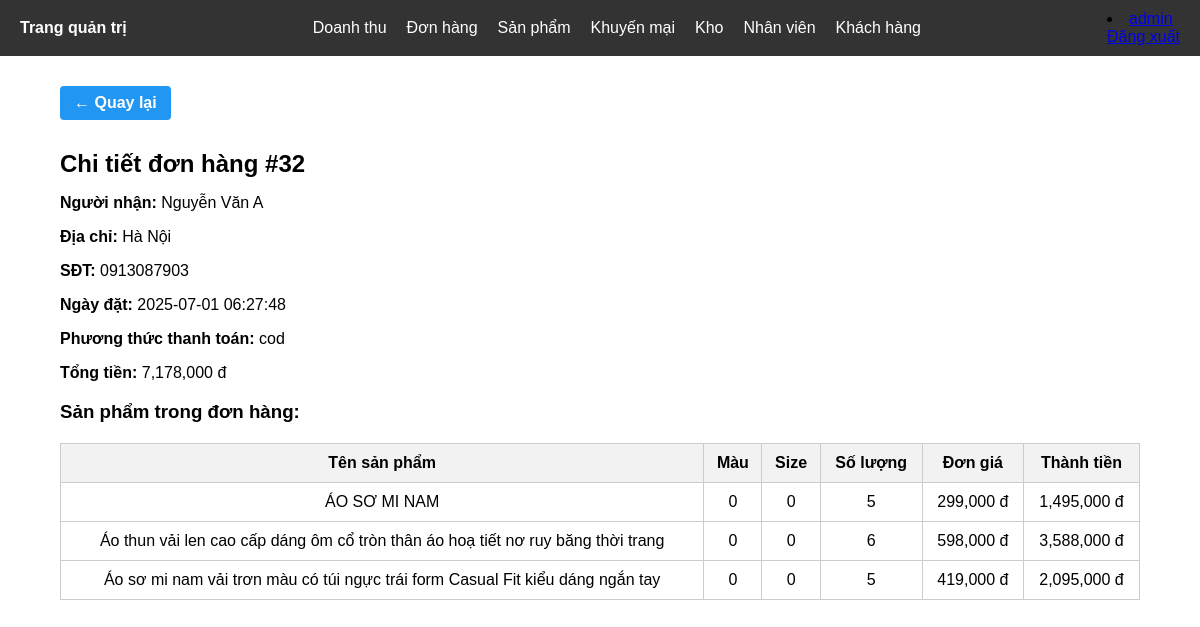
/admin/index/chitietdonhang.php?madon=32 (signed in), run on the app's committed database.
### tables this page shows
CREATE TABLE `donhang` (
  `MaDonHang` int(11) NOT NULL,
  `MaKH` int(11) DEFAULT NULL,
  `TenNguoiNhan` varchar(100) DEFAULT NULL,
  `SDT` varchar(20) DEFAULT NULL,
  `DiaChi` text DEFAULT NULL,
  `NgayDat` datetime DEFAULT NULL,
  `TongTien` double DEFAULT NULL,
  `TrangThai` varchar(50) DEFAULT NULL,
  `PhuongThucThanhToan` varchar(50) DEFAULT NULL
);

CREATE TABLE `chitietdonhang` (
  `MaCT` int(11) NOT NULL,
  `MaDonHang` int(11) DEFAULT NULL,
  `MaSP` int(11) DEFAULT NULL,
  `MaMau` varchar(50) NOT NULL,
  `MaSize` varchar(50) NOT NULL,
  `SoLuong` int(11) DEFAULT NULL,
  `DonGia` double DEFAULT NULL
);

CREATE TABLE `sanphamnam` (
  `MaSP` int(11) NOT NULL,
  `TenSanPham` varchar(200) NOT NULL,
  `Gia` decimal(18,2) NOT NULL,
  `MaChiTiet` int(11) NOT NULL,
  `MoTa` text DEFAULT NULL,
  `GioiTinh` varchar(10) NOT NULL
);

### admin/index/chitietdonhang.php (the view, shortened to what this page needs)
<?php
include("../../model/database.php");
$madon = intval($_GET['madon']);
$sql_donhang = "SELECT * FROM donhang WHERE MaDonHang = ?";
$stmt_donhang = $conn->prepare($sql_donhang);
$stmt_donhang->bind_param("i", $madon);
$stmt_donhang->execute();
$result_donhang = $stmt_donhang->get_result();
$donhang = $result_donhang->fetch_assoc();
$sql_ct = "
    SELECT ct.*, sp.TenSanPham
    FROM chitietdonhang ct
    JOIN sanphamnam sp ON ct.MaSP = sp.MaSP
    WHERE ct.MaDonHang = ?
";
$stmt_ct = $conn->prepare($sql_ct);
$stmt_ct->bind_param("i", $madon);
$stmt_ct->execute();
$result_ct = $stmt_ct->get_result();
include("../include/header.php");
?>
<!DOCTYPE html>
<html lang="vi">
<head>
</head>
<body>
<div class="container">
    <a href="index.php" class="btn-back">← Quay lại</a>
    <h2>Chi tiết đơn hàng #<?= $madon ?></h2>
    <p><strong>Người nhận:</strong> <?= htmlspecialchars($donhang['TenNguoiNhan']) ?></p>
    <p><strong>Địa chỉ:</strong> <?= htmlspecialchars($donhang['DiaChi']) ?></p>
    <p><strong>SĐT:</strong> <?= htmlspecialchars($donhang['SDT']) ?></p>
    <p><strong>Ngày đặt:</strong> <?= $donhang['NgayDat'] ?></p>
    <p><strong>Phương thức thanh toán:</strong> <?= $donhang['PhuongThucThanhToan'] ?></p>
    <p><strong>Tổng tiền:</strong> <?= number_format($donhang['TongTien']) ?> đ</p>
    <h3>Sản phẩm trong đơn hàng:</h3>
    <table>
        <thead>
            <tr>
                <th>Tên sản phẩm</th>
                <th>Màu</th>
                <th>Size</th>
                <th>Số lượng</th>
                <th>Đơn giá</th>
                <th>Thành tiền</th>
            </tr>
        </thead>
        <tbody>
            <?php while ($row = $result_ct->fetch_assoc()): ?>
            <tr>
                <td><?= htmlspecialchars($row['TenSanPham']) ?></td>
                <td><?= htmlspecialchars($row['MaMau']) ?></td>
                <td><?= htmlspecialchars($row['MaSize']) ?></td>
                <td><?= $row['SoLuong'] ?></td>
                <td><?= number_format($row['DonGia']) ?> đ</td>
                <td><?= number_format($row['SoLuong'] * $row['DonGia']) ?> đ</td>
            </tr>
            <?php endwhile; ?>
        </tbody>
    </table>
</div>
</body>
</html>

### admin/include/header.php (style rules this page uses)
body { margin: 0; font-family: Arial, sans-serif; }

### admin/index/chitietdonhang.php (style rules this page uses)
body { margin: 0; font-family: Arial, sans-serif; }
.container { width: 90%; margin: 20px auto; }
table { width: 100%; border-collapse: collapse; margin-top: 20px; }
th, td { border: 1px solid #ccc; padding: 10px; text-align: center; }
th { background-color: #f2f2f2; }
h2, p { margin-bottom: 5px; }
.btn-back { display: inline-block; margin: 10px 0; padding: 8px 14px; background-color: #2196F3; color: white; text-decoration: none; border-radius: 4px; font-weight: bold; }

### data on the page
donhang: TenNguoiNhan "Nguyễn Văn A", DiaChi "Hà Nội", SDT "0913087903", NgayDat "2025-07-01 06:27:48", PhuongThucThanhToan "cod", TongTien "7,178,000"
chitietdonhang: sanphamnam.TenSanPham "ÁO SƠ MI NAM", MaMau "0", MaSize "0", SoLuong "5", DonGia "299,000", $row['SoLuong'] * $row['DonGia'] "1,495,000"
chitietdonhang: sanphamnam.TenSanPham "Áo thun vải len cao cấp dáng ôm cổ tròn thân áo hoạ tiết nơ ruy băng thời trang", MaMau "0", MaSize "0", SoLuong "6", DonGia "598,000", $row['SoLuong'] * $row['DonGia'] "3,588,000"
chitietdonhang: sanphamnam.TenSanPham "Áo sơ mi nam vải trơn màu có túi ngực trái form Casual Fit kiểu dáng ngắn tay", MaMau "0", MaSize "0", SoLuong "5", DonGia "419,000", $row['SoLuong'] * $row['DonGia'] "2,095,000"

### other printed values
$tennv "admin"
$madon "32"
